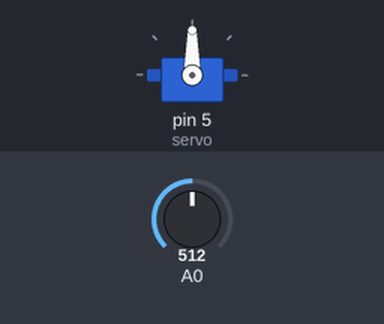
This sketch was run on a simulated Arduino Uno, built with avr-gcc and run on an emulated ATmega328P. On the bench: servo. The test bench sets the inputs (shaded band); at power-on: A0 = 512.

Above: at 1.2 s.
1.3 s: A0 set to 716
At 3.1 s:
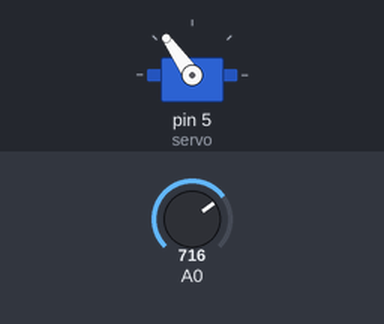
3.4 s: A0 set to 900
At 4.7 s:
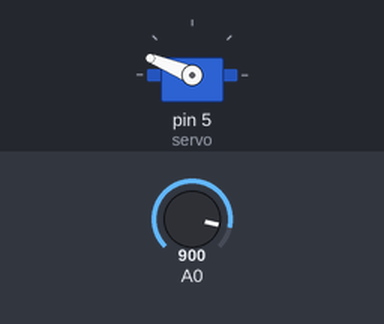
5.5 s: A0 set to 306
At 8.2 s:
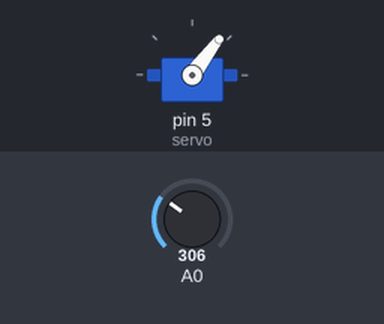
8.5 s: A0 set to 0
At 10.1 s:
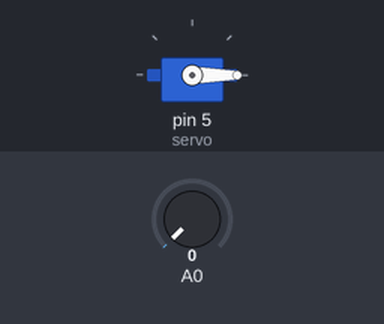
10.9 s: A0 set to 1023
At 15.1 s:
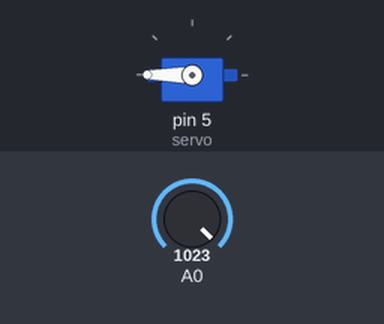
Timing chart, 0 to 16.6 s (numbered marks = the images above; inputs shaded):
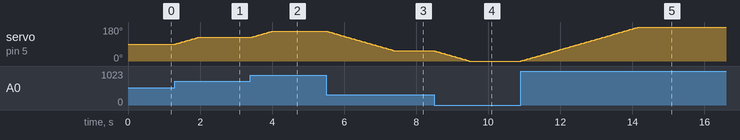

The sketch:

Projeto_173_Servo_suave_com_potenciometro.ino
```cpp
// Projeto 173 - Servo suave com potenciometro
// Arduino Uno | Arduino Neon Lab

#include <Servo.h>
Servo servo;int atual=90;
void setup(){servo.attach(5);servo.write(atual);}
void loop(){
 int destino=map(analogRead(A0),0,1023,0,180);
 if(destino>atual)atual++;
 if(destino<atual)atual--;
 servo.write(atual);delay(18);
}
```

Measured:
- after the input at 1.3 s, servo on pin 5 (servo): moves from 90° to 125° over 0.62 s, starting at once
- after the input at 3.4 s, servo on pin 5 (servo): moves from 125° to 158° over 0.58 s, starting at once
- after the input at 5.5 s, servo on pin 5 (servo): moves from 158° to 53° over 1.9 s, starting at once
- after the input at 8.5 s, servo on pin 5 (servo): moves from 53° to 0° over 0.95 s, starting at once
- after the input at 10.9 s, servo on pin 5 (servo): moves from 0° to 180° over 3.3 s, starting at once
